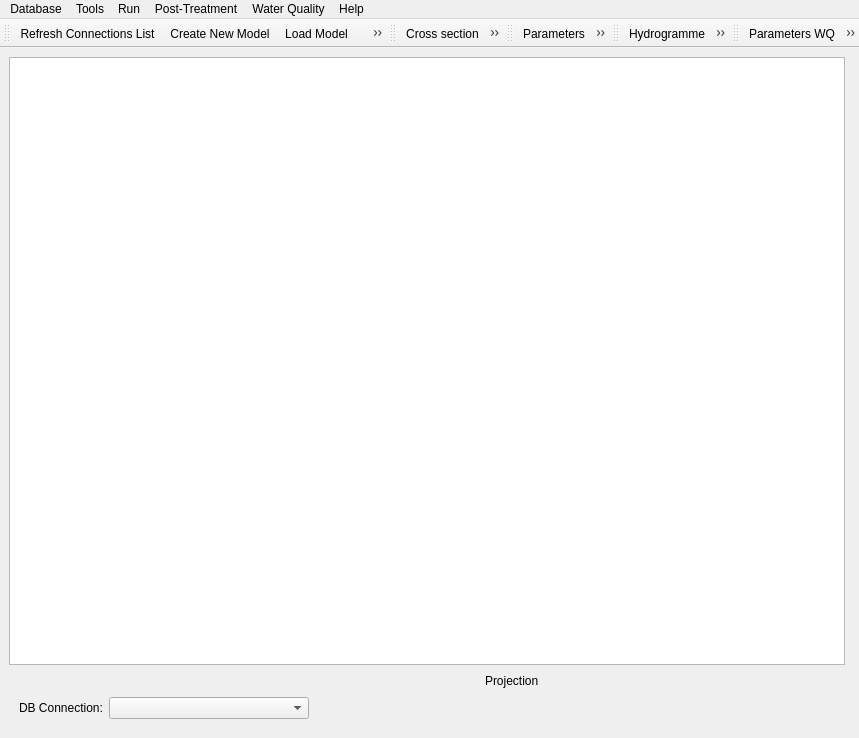
<?xml version="1.0" encoding="UTF-8"?>
<ui version="4.0">
 <class>MascPlug</class>
 <widget class="QMainWindow" name="MascPlug">
  <property name="enabled">
   <bool>true</bool>
  </property>
  <property name="geometry">
   <rect>
    <x>0</x>
    <y>0</y>
    <width>859</width>
    <height>738</height>
   </rect>
  </property>
  <property name="windowTitle">
   <string>Mascaret</string>
  </property>
  <property name="windowIcon">
   <iconset resource="../resources.qrc">
    <normaloff>:/plugins/Mascaret/icones/icon_base.png</normaloff>:/plugins/Mascaret/icones/icon_base.png</iconset>
  </property>
  <property name="iconSize">
   <size>
    <width>24</width>
    <height>24</height>
   </size>
  </property>
  <widget class="QWidget" name="centralwidget">
   <layout class="QGridLayout" name="gridLayout_2">
    <item row="1" column="0">
     <layout class="QHBoxLayout" name="horizontalLayout">
      <property name="topMargin">
       <number>0</number>
      </property>
      <item>
       <spacer name="horizontalSpacer">
        <property name="orientation">
         <enum>Qt::Horizontal</enum>
        </property>
        <property name="sizeHint" stdset="0">
         <size>
          <width>40</width>
          <height>20</height>
         </size>
        </property>
       </spacer>
      </item>
      <item>
       <widget class="QLabel" name="label">
        <property name="text">
         <string>Projection</string>
        </property>
       </widget>
      </item>
      <item>
       <widget class="QgsProjectionSelectionWidget" name="crsWidget">
        <property name="minimumSize">
         <size>
          <width>300</width>
          <height>0</height>
         </size>
        </property>
        <property name="maximumSize">
         <size>
          <width>400</width>
          <height>16777215</height>
         </size>
        </property>
       </widget>
      </item>
     </layout>
    </item>
    <item row="0" column="0">
     <widget class="QTextEdit" name="textEdit">
      <property name="minimumSize">
       <size>
        <width>200</width>
        <height>200</height>
       </size>
      </property>
      <property name="mouseTracking">
       <bool>false</bool>
      </property>
      <property name="readOnly">
       <bool>true</bool>
      </property>
     </widget>
    </item>
    <item row="2" column="0">
     <layout class="QGridLayout" name="gridLayout">
      <item row="0" column="2">
       <widget class="QComboBox" name="connsCbo">
        <property name="minimumSize">
         <size>
          <width>200</width>
          <height>0</height>
         </size>
        </property>
       </widget>
      </item>
      <item row="0" column="3">
       <spacer name="horizontalSpacer_2">
        <property name="orientation">
         <enum>Qt::Horizontal</enum>
        </property>
        <property name="sizeHint" stdset="0">
         <size>
          <width>40</width>
          <height>20</height>
         </size>
        </property>
       </spacer>
      </item>
      <item row="0" column="1">
       <widget class="QLabel" name="labelCurDatabase">
        <property name="text">
         <string>DB Connection:</string>
        </property>
       </widget>
      </item>
      <item row="0" column="0">
       <spacer name="horizontalSpacer_3">
        <property name="orientation">
         <enum>Qt::Horizontal</enum>
        </property>
        <property name="sizeType">
         <enum>QSizePolicy::Minimum</enum>
        </property>
        <property name="sizeHint" stdset="0">
         <size>
          <width>10</width>
          <height>20</height>
         </size>
        </property>
       </spacer>
      </item>
     </layout>
    </item>
    <item row="3" column="0">
     <spacer name="verticalSpacer">
      <property name="orientation">
       <enum>Qt::Vertical</enum>
      </property>
      <property name="sizeType">
       <enum>QSizePolicy::Fixed</enum>
      </property>
      <property name="sizeHint" stdset="0">
       <size>
        <width>20</width>
        <height>10</height>
       </size>
      </property>
     </spacer>
    </item>
    <item row="1" column="1">
     <spacer name="horizontalSpacer_4">
      <property name="orientation">
       <enum>Qt::Horizontal</enum>
      </property>
      <property name="sizeType">
       <enum>QSizePolicy::Minimum</enum>
      </property>
      <property name="sizeHint" stdset="0">
       <size>
        <width>5</width>
        <height>5</height>
       </size>
      </property>
     </spacer>
    </item>
   </layout>
  </widget>
  <widget class="QMenuBar" name="menubar">
   <property name="geometry">
    <rect>
     <x>0</x>
     <y>0</y>
     <width>859</width>
     <height>21</height>
    </rect>
   </property>
   <widget class="QMenu" name="menuHelp">
    <property name="title">
     <string>Help</string>
    </property>
    <widget class="QMenu" name="menuSetting">
     <property name="title">
      <string>Setting</string>
     </property>
     <property name="icon">
      <iconset resource="../resources.qrc">
       <normaloff>:/plugins/Mascaret/icones/options.png</normaloff>:/plugins/Mascaret/icones/options.png</iconset>
     </property>
     <addaction name="actionOptions"/>
     <addaction name="actionRestore_Default_Options"/>
    </widget>
    <addaction name="menuSetting"/>
    <addaction name="actionWebsite"/>
    <addaction name="actionAbout"/>
   </widget>
   <widget class="QMenu" name="menu_Tools">
    <property name="title">
     <string>Tools</string>
    </property>
    <addaction name="actionCross_section"/>
    <addaction name="separator"/>
    <addaction name="action_Extract_MNTfor_profile"/>
   </widget>
   <widget class="QMenu" name="menuDB">
    <property name="title">
     <string>Database</string>
    </property>
    <addaction name="actionRefresh_Database"/>
    <addaction name="separator"/>
    <addaction name="actionCreate_New_Model"/>
    <addaction name="actionLoad_Model"/>
    <addaction name="actionDeleteModel"/>
    <addaction name="separator"/>
    <addaction name="actionExport_Model"/>
    <addaction name="actionImport_Model"/>
   </widget>
   <widget class="QMenu" name="menuRun">
    <property name="title">
     <string>Run</string>
    </property>
    <addaction name="actionParameters"/>
    <addaction name="separator"/>
    <addaction name="actionCreate_Geometry"/>
    <addaction name="actionCreate_xcas"/>
    <addaction name="separator"/>
    <addaction name="actionRun"/>
    <addaction name="separator"/>
    <addaction name="actionExport_Run"/>
    <addaction name="actionDelete_Run"/>
   </widget>
   <widget class="QMenu" name="menuPost_Treatment">
    <property name="title">
     <string>Post-Treatment</string>
    </property>
    <addaction name="actionHydrogramme"/>
    <addaction name="actionCross_section_results"/>
   </widget>
   <widget class="QMenu" name="menuWater_Quality">
    <property name="title">
     <string>Water Quality</string>
    </property>
    <addaction name="actionParameters_Water_Quality"/>
    <addaction name="actionTracer_Laws"/>
    <addaction name="actiontest_file"/>
   </widget>
   <addaction name="menuDB"/>
   <addaction name="menu_Tools"/>
   <addaction name="menuRun"/>
   <addaction name="menuPost_Treatment"/>
   <addaction name="menuWater_Quality"/>
   <addaction name="menuHelp"/>
  </widget>
  <widget class="QToolBar" name="dbToolBar">
   <property name="windowTitle">
    <string>toolBar</string>
   </property>
   <attribute name="toolBarArea">
    <enum>TopToolBarArea</enum>
   </attribute>
   <attribute name="toolBarBreak">
    <bool>false</bool>
   </attribute>
   <addaction name="actionRefresh_Database"/>
   <addaction name="actionCreate_New_Model"/>
   <addaction name="actionLoad_Model"/>
   <addaction name="actionDeleteModel"/>
   <addaction name="actionExport_Model"/>
   <addaction name="actionImport_Model"/>
  </widget>
  <widget class="QToolBar" name="ToolsToolBar">
   <property name="windowTitle">
    <string>toolBar</string>
   </property>
   <attribute name="toolBarArea">
    <enum>TopToolBarArea</enum>
   </attribute>
   <attribute name="toolBarBreak">
    <bool>false</bool>
   </attribute>
   <addaction name="actionCross_section"/>
   <addaction name="separator"/>
   <addaction name="action_Extract_MNTfor_profile"/>
  </widget>
  <widget class="QToolBar" name="RunToolBar">
   <property name="windowTitle">
    <string>toolBar</string>
   </property>
   <attribute name="toolBarArea">
    <enum>TopToolBarArea</enum>
   </attribute>
   <attribute name="toolBarBreak">
    <bool>false</bool>
   </attribute>
   <addaction name="actionParameters"/>
   <addaction name="separator"/>
   <addaction name="actionCreate_Geometry"/>
   <addaction name="actionCreate_xcas"/>
   <addaction name="separator"/>
   <addaction name="actionRun"/>
   <addaction name="separator"/>
   <addaction name="actionExport_Run"/>
   <addaction name="actionDelete_Run"/>
  </widget>
  <widget class="QToolBar" name="PostTreatmentToolBar">
   <property name="windowTitle">
    <string>toolBar</string>
   </property>
   <attribute name="toolBarArea">
    <enum>TopToolBarArea</enum>
   </attribute>
   <attribute name="toolBarBreak">
    <bool>false</bool>
   </attribute>
   <addaction name="actionHydrogramme"/>
   <addaction name="actionCross_section_results"/>
  </widget>
  <widget class="QToolBar" name="WaterQualityToolBar">
   <property name="windowTitle">
    <string>toolBar</string>
   </property>
   <attribute name="toolBarArea">
    <enum>TopToolBarArea</enum>
   </attribute>
   <attribute name="toolBarBreak">
    <bool>false</bool>
   </attribute>
   <addaction name="actionParameters_Water_Quality"/>
   <addaction name="actionTracer_Laws"/>
  </widget>
  <action name="actionWebsite">
   <property name="icon">
    <iconset resource="../resources.qrc">
     <normaloff>:/plugins/Mascaret/icones/webSite.png</normaloff>:/plugins/Mascaret/icones/webSite.png</iconset>
   </property>
   <property name="text">
    <string>Web site</string>
   </property>
  </action>
  <action name="actionAbout">
   <property name="icon">
    <iconset resource="../resources.qrc">
     <normaloff>:/plugins/Mascaret/icones/icon_base.png</normaloff>:/plugins/Mascaret/icones/icon_base.png</iconset>
   </property>
   <property name="text">
    <string>About</string>
   </property>
  </action>
  <action name="actionDeleteModel">
   <property name="icon">
    <iconset resource="../resources.qrc">
     <normaloff>:/plugins/Mascaret/icones/dbDeleteModel.png</normaloff>:/plugins/Mascaret/icones/dbDeleteModel.png</iconset>
   </property>
   <property name="text">
    <string>Delete Model</string>
   </property>
  </action>
  <action name="actionRefresh_Database">
   <property name="icon">
    <iconset resource="../resources.qrc">
     <normaloff>:/plugins/Mascaret/icones/refreshConnections.png</normaloff>:/plugins/Mascaret/icones/refreshConnections.png</iconset>
   </property>
   <property name="text">
    <string>Refresh Connections List</string>
   </property>
  </action>
  <action name="actionExport_Model">
   <property name="icon">
    <iconset resource="../resources.qrc">
     <normaloff>:/plugins/Mascaret/icones/dbExtractModel.png</normaloff>:/plugins/Mascaret/icones/dbExtractModel.png</iconset>
   </property>
   <property name="text">
    <string>Export Model</string>
   </property>
  </action>
  <action name="action_Extract_MNTfor_profile">
   <property name="icon">
    <iconset resource="../resources.qrc">
     <normaloff>:/plugins/Mascaret/icones/mntExtract.png</normaloff>:/plugins/Mascaret/icones/mntExtract.png</iconset>
   </property>
   <property name="text">
    <string> Extract MNT for profile</string>
   </property>
  </action>
  <action name="actionSteady">
   <property name="text">
    <string>Steady</string>
   </property>
  </action>
  <action name="actionUnsteady">
   <property name="text">
    <string>Unsteady</string>
   </property>
  </action>
  <action name="actionTranscritical">
   <property name="text">
    <string>Transcritical</string>
   </property>
  </action>
  <action name="actionCreate_Geometry">
   <property name="icon">
    <iconset resource="../resources.qrc">
     <normaloff>:/plugins/Mascaret/icones/geo.png</normaloff>:/plugins/Mascaret/icones/geo.png</iconset>
   </property>
   <property name="text">
    <string>Create Geometry</string>
   </property>
  </action>
  <action name="actionCreate_xcas">
   <property name="icon">
    <iconset resource="../resources.qrc">
     <normaloff>:/plugins/Mascaret/icones/xcas.png</normaloff>:/plugins/Mascaret/icones/xcas.png</iconset>
   </property>
   <property name="text">
    <string>Create xcas</string>
   </property>
  </action>
  <action name="actionSteadyRun">
   <property name="text">
    <string>Steady</string>
   </property>
  </action>
  <action name="actionUnsteadyRun">
   <property name="text">
    <string>Unsteady</string>
   </property>
  </action>
  <action name="actionTranscriticalRun">
   <property name="text">
    <string>Transcritical</string>
   </property>
  </action>
  <action name="actionObservation_Load">
   <property name="text">
    <string>Observation Load</string>
   </property>
  </action>
  <action name="actionCreate_New_Model">
   <property name="icon">
    <iconset resource="../resources.qrc">
     <normaloff>:/plugins/Mascaret/icones/dbCreateModel.png</normaloff>:/plugins/Mascaret/icones/dbCreateModel.png</iconset>
   </property>
   <property name="text">
    <string>Create New Model</string>
   </property>
  </action>
  <action name="actionLoad_Model">
   <property name="icon">
    <iconset resource="../resources.qrc">
     <normaloff>:/plugins/Mascaret/icones/dbLoadModel.png</normaloff>:/plugins/Mascaret/icones/dbLoadModel.png</iconset>
   </property>
   <property name="text">
    <string>Load Model</string>
   </property>
  </action>
  <action name="actionOptions">
   <property name="text">
    <string>Options</string>
   </property>
  </action>
  <action name="actionRestore_Default_Options">
   <property name="text">
    <string>Restore Default Options</string>
   </property>
  </action>
  <action name="actionExample">
   <property name="text">
    <string>Create example</string>
   </property>
  </action>
  <action name="actionHydrogramme">
   <property name="checkable">
    <bool>true</bool>
   </property>
   <property name="icon">
    <iconset resource="../resources.qrc">
     <normaloff>:/plugins/Mascaret/icones/hydrogramme.png</normaloff>:/plugins/Mascaret/icones/hydrogramme.png</iconset>
   </property>
   <property name="text">
    <string>Hydrogramme</string>
   </property>
  </action>
  <action name="actionCross_section">
   <property name="checkable">
    <bool>true</bool>
   </property>
   <property name="icon">
    <iconset resource="../resources.qrc">
     <normaloff>:/plugins/Mascaret/icones/profil.png</normaloff>:/plugins/Mascaret/icones/profil.png</iconset>
   </property>
   <property name="text">
    <string>Cross section</string>
   </property>
  </action>
  <action name="actionCross_section_results">
   <property name="checkable">
    <bool>true</bool>
   </property>
   <property name="icon">
    <iconset resource="../resources.qrc">
     <normaloff>:/plugins/Mascaret/icones/profilResult.png</normaloff>:/plugins/Mascaret/icones/profilResult.png</iconset>
   </property>
   <property name="text">
    <string>Cross section results</string>
   </property>
  </action>
  <action name="actionParameters">
   <property name="icon">
    <iconset resource="../resources.qrc">
     <normaloff>:/plugins/Mascaret/icones/parameter.png</normaloff>:/plugins/Mascaret/icones/parameter.png</iconset>
   </property>
   <property name="text">
    <string>Parameters</string>
   </property>
  </action>
  <action name="actionRun">
   <property name="icon">
    <iconset resource="../resources.qrc">
     <normaloff>:/plugins/Mascaret/icones/play.png</normaloff>:/plugins/Mascaret/icones/play.png</iconset>
   </property>
   <property name="text">
    <string>Run</string>
   </property>
  </action>
  <action name="actionDelete_Run">
   <property name="icon">
    <iconset resource="../resources.qrc">
     <normaloff>:/plugins/Mascaret/icones/croix.png</normaloff>:/plugins/Mascaret/icones/croix.png</iconset>
   </property>
   <property name="text">
    <string>Delete Run</string>
   </property>
  </action>
  <action name="actionExport_Run">
   <property name="icon">
    <iconset resource="../resources.qrc">
     <normaloff>:/plugins/Mascaret/icones/repSav.png</normaloff>:/plugins/Mascaret/icones/repSav.png</iconset>
   </property>
   <property name="text">
    <string>Export last run case</string>
   </property>
  </action>
  <action name="actionImport_Model">
   <property name="icon">
    <iconset resource="../resources.qrc">
     <normaloff>:/plugins/Mascaret/icones/dbImportModel.png</normaloff>:/plugins/Mascaret/icones/dbImportModel.png</iconset>
   </property>
   <property name="text">
    <string>Import Model</string>
   </property>
  </action>
  <action name="actionParameters_Water_Quality">
   <property name="enabled">
    <bool>true</bool>
   </property>
   <property name="icon">
    <iconset resource="../resources.qrc">
     <normaloff>:/plugins/Mascaret/icones/parameterWQ.png</normaloff>:/plugins/Mascaret/icones/parameterWQ.png</iconset>
   </property>
   <property name="text">
    <string>Parameters WQ</string>
   </property>
  </action>
  <action name="actionTracer_Laws">
   <property name="icon">
    <iconset resource="../resources.qrc">
     <normaloff>:/plugins/Mascaret/icones/lawWQ.png</normaloff>:/plugins/Mascaret/icones/lawWQ.png</iconset>
   </property>
   <property name="text">
    <string>Tracer Laws</string>
   </property>
  </action>
  <action name="actiontest_file">
   <property name="text">
    <string>test_file</string>
   </property>
  </action>
 </widget>
 <customwidgets>
  <customwidget>
   <class>QgsProjectionSelectionWidget</class>
   <extends>QWidget</extends>
   <header>qgsprojectionselectionwidget.h</header>
   <container>1</container>
  </customwidget>
 </customwidgets>
 <tabstops>
  <tabstop>textEdit</tabstop>
 </tabstops>
 <resources>
  <include location="../resources.qrc"/>
 </resources>
 <connections/>
</ui>
